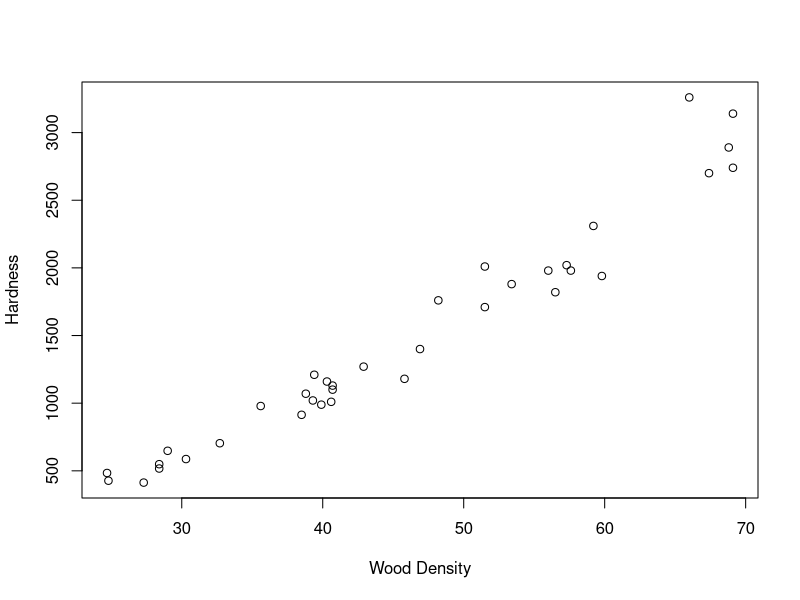
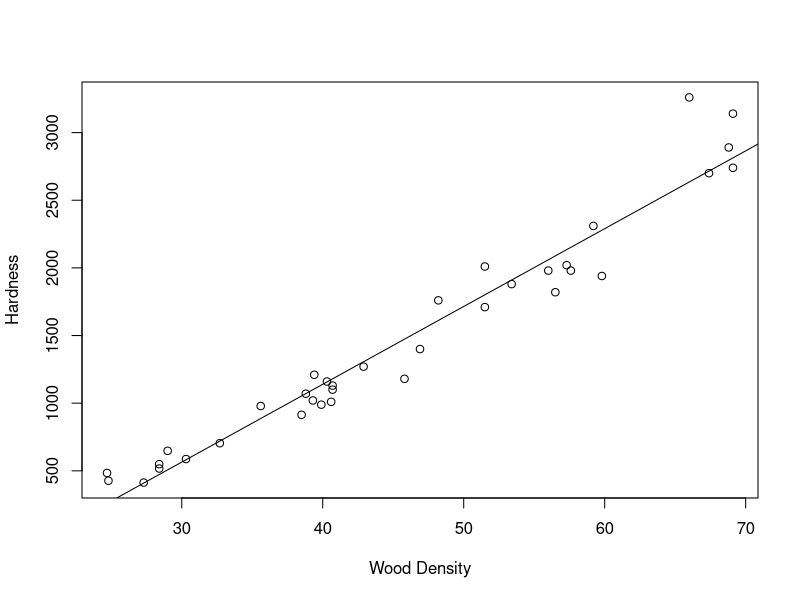
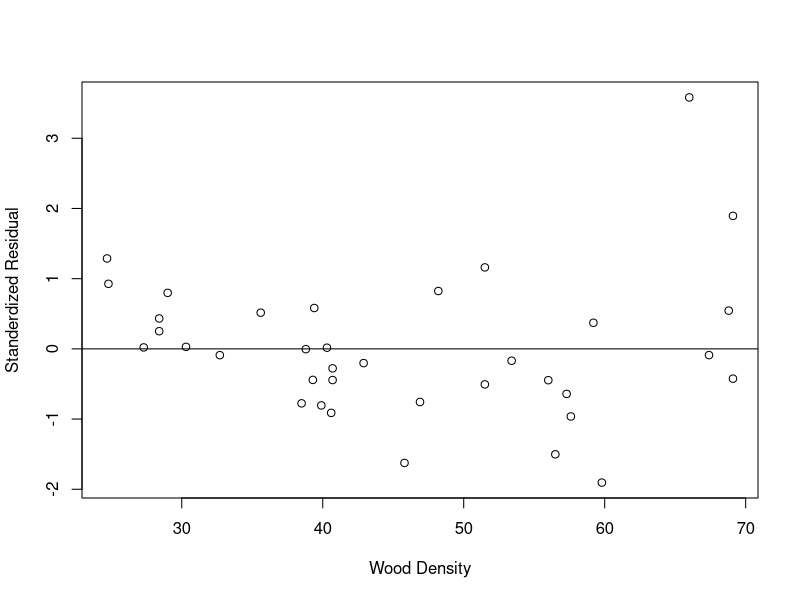
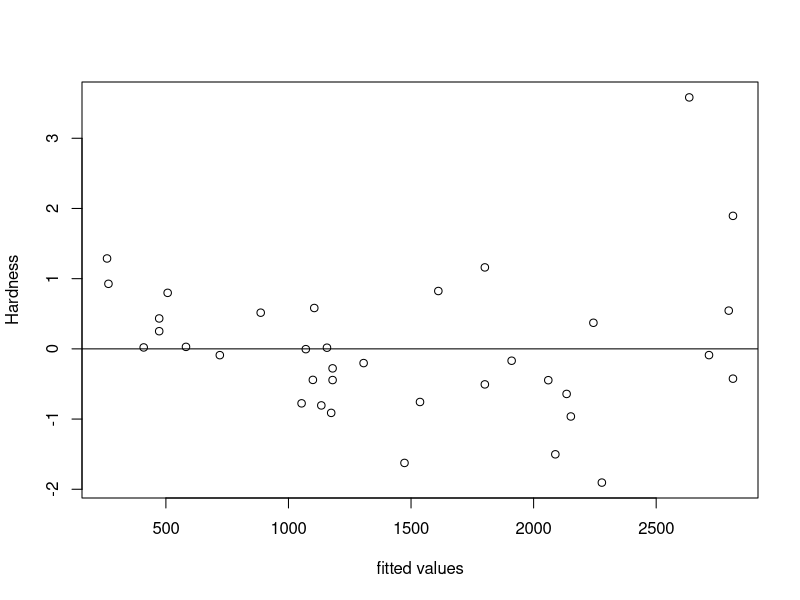
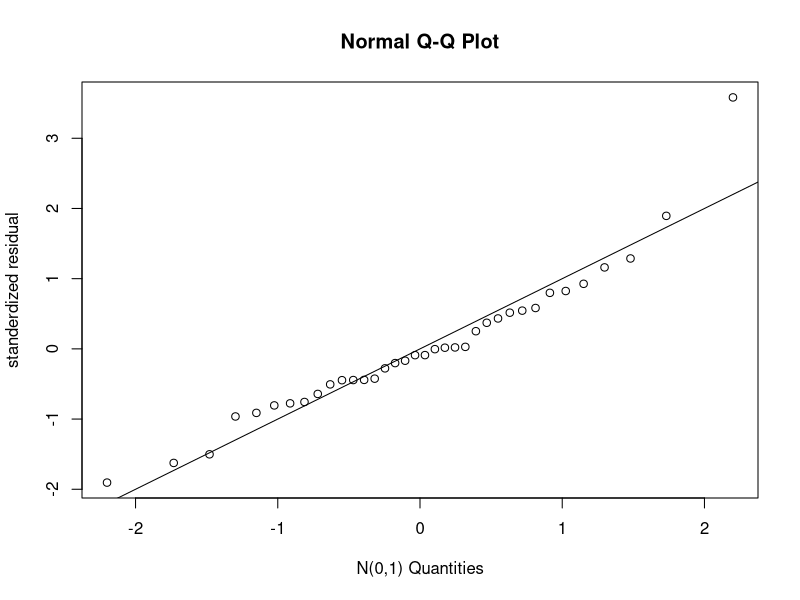
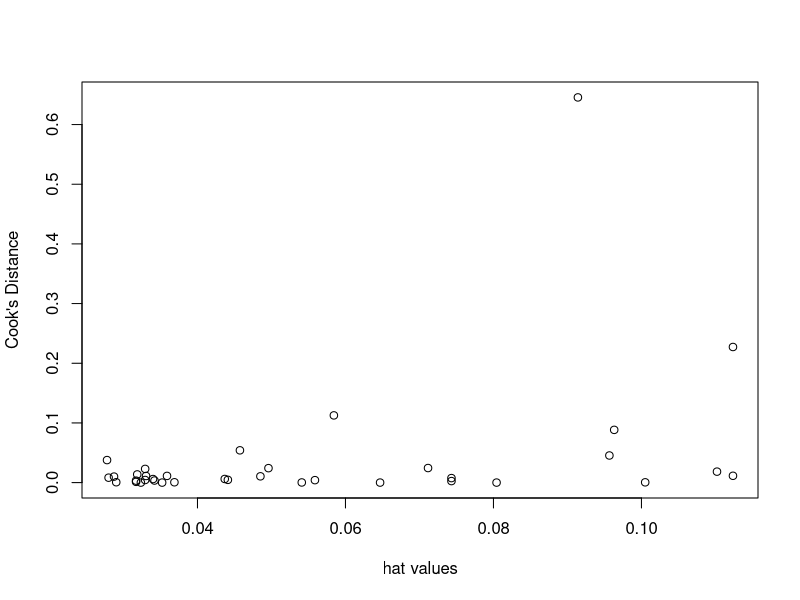
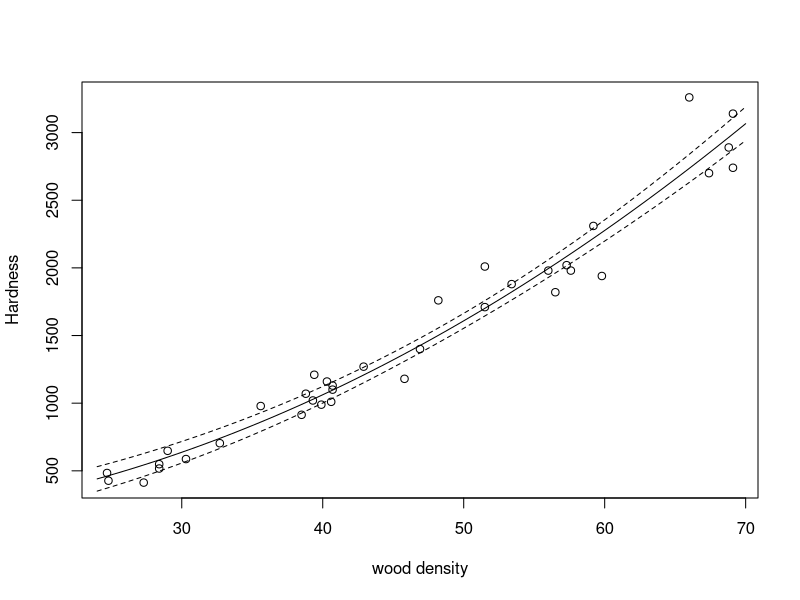

Recreate these plots in R, in order. (Note: this script raises an error after producing the figures.)
## Foloowing is the R code is to help establish relationship between density and Janka hardness,
## which are the two variables from the data collected from 36 Australlian eucalypt hardwoods
## The Janka Hardness test measures the force required to push a steel ball into the wood.
eucalypt <- read.table("eucalypt.txt",header = T)
attach(eucalypt) # database is attached to R search path to access it directly by the name
names(eucalypt)

head(eucalypt)
tail(eucalypt)
plot(denst,hard,xlab = "Wood Density", ylab  = "Hardness")
a <- lm(hard~denst) # lm is used to fit linear models
plot(denst,hard,xlab = "Wood Density", ylab  = "Hardness")
abline(a) # this function just adds a straight line to the plot
summary(a) # this function produce resullt summaries of the results of various model fitting functions.
confint(a) # this function computes confidence intervals for onwe or more parameters in a fitted model.
anova(a) # computes analysis of variance or deviance tables for or more fitted model objects.

r = rstandard(a)
lf <- fitted(a)
plot(denst,r,xlab = "Wood Density", ylab  = "Standerdized Residual")
abline(h = 0)
plot(lf,r,xlab = "fitted values", ylab  = "Hardness")# fitted values also called predicted values
abline(h=0)
# to check the normality of the residual(error in the result)
qqnorm(r,xlab = "N(0,1) Quantities", ylab = "standerdized residual") 
abline(0,1)

h <- hatvalues(a)
cd <- cooks.distance(a)
plot(h,cd,xlab = "hat values",ylab = "Cook's Distance") # the plot shows that there is one influentaial point.


## Now lets examine if the quadratic term of the expalnatory variable will improve the model fit.
dens2 <- denst^2
b <- lm(hard ~ denst+dens2)
summary(b)
c <- lm(hard~dens2)
summary(c)
anova(b,c) # it shows that b and c are not significantly differnt so we will choose model c becuase it is simpler
AIC(a);AIC(b);AIC(c)
AIC(a) - AIC(b)
AIC(b) - AIC(c)
step(b)
377.05-369.06
369.06-367.49
confint(c) # c is y = 90.699+0.607^2.


# use model c to predict
plot(denst, hard,xlab = "wood density",ylab = "Hardness")
x <- seq(from= 24, to = 70, by = 1)
x2 <- x^2
y <- predict(c,list(dens2 = x2), interval = "confidence")
matlines(x,y,lty = c(1,2,2), col = "black")

# now ask for predicted hardness if the wood density was 57
x2<- 57^2
predict(c,list(dens2= x2), interval = "confidence")
r <- rstandard(c)
If < fitted(c)
plot(denst,r,xlab = "wood density",ylab = "standared residual")
abline(h = 0)
plot(If,r,xlab = "Fitted values",ylab = "standerdized residual")
abline(h=0)
qqnorm(r,xlab = "N(0,1) Quantities", ylab = "standerdized residual")
abline(0,1)
h <- hatvalues(c)
cd <- cooks.distance(c)
plot(h,cd,xlab = "hat values",ylab = "Cook's Distance") # the plot shows that there is one influentaial point.

## Transforming the response.

library(lmtest) # 0.05 is used as bundary for determining if a model is dependent or not on the explanatory variables.
bptest(hard~dens2) # to test whether the variance from model c is dependednt on the vaues of the explanatory variables
library(MASS)
par(mfrow=c(1,2))
boxcox(hard~denst+dens2) # to look for an otimal transformation of response varibale
boxcox(hard~denst+dens2,lambda = seq(-0.4,0.8,0.1)) # from the box plot analysis the most abviouis transformation would be for sigma = 0 is in the 95% confident interval
a2 <- lm(log(hard)~denst+dens2)
summary(a2)
anova(a2)
plot(denst,log(hard),xlab = "Wood Density",ylab = "Hardness", axes = F)
axis(1)
axis(2,at=log(seq(500,3500,1000)),seq(500,3500.1000))
box()
x <- seq(from=24,to = 70,by=1)
x2 = x^2
y <- predict(a2,list(denst = x, dens2= x2), interval = "confidence")
matlines(x,y,lty = c(1,2,2),col = "black")

# predicted median hardness and confidence interval for a wood density of 57
xp <- 57 
xp2<-xp^2
pred <- predict(a2,list(denst = xp, dens2 = xp2), interval = "confidence")
exp(pred)
r <- rstandard(a2)
If < fitted(a2)
plot(denst,r,xlab = "wood density",ylab = "standared residual")
abline(h = 0)
plot(If,r,xlab = "Fitted values",ylab = "standerdized residual")
abline(h=0)
qqnorm(r,xlab = "N(0,1) Quantities", ylab = "standerdized residual")
abline(0,1)
h <- hatvalues(a2)
cd <- cooks.distance(a2)
plot(h,cd,xlab = "hat values",ylab = "Cook's Distance") 
bptest(log(hard)~denst+dens2) # Test if the variance is still increasing

# Note: The model with the logrithm transformation of the reponse variable fits the data the best.
